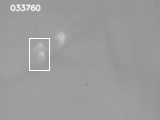
//> input picture data/examples/far_away.png, 160 x 120 px, given in place of 0.png, which was not available
$ ./main ../../../../data/examples/far_away.png   (built with g++ and OpenCV 4)
//> lines starting //> are read from the running program, lines starting //| are printed output that depends on the picture; pictures that were not available may be replaced by others from this repository, and a replacement may not be noted
#include <opencv2/core/core.hpp>
#include <opencv2/highgui/highgui.hpp>
#include <opencv2/opencv.hpp>

#include <iostream>
#include <string>
#include <stdio.h>
#include <time.h>
#include <sstream>
#include <fstream>
#include <algorithm>
#include <thread>
#include <iomanip>
#include <fstream>
#include <assert.h>
#include <vector>

using namespace cv;
using namespace std;

//#define video
#define IMAGEWIDTH 80
#define IMAGEHEIGHT 60
int frameNumber = 0;
int startFrameNumber = 0;
int endFrameNumber = 200000;

Mat img;

std::string ZeroPadNumber(int num)
{
    std::ostringstream ss;
    ss << std::setw( 0 ) << std::setfill( '0' ) << num;
    return ss.str();
}

string getParentPath(const string& s) {

   char sep = '/';

   size_t i = s.rfind(sep, s.length());
   if (i != string::npos) {
      return(s.substr(0, i));
   }

   return("");
}

int main( int argc, char** argv )
{
	std::string initialPath = argv[1];
    std::cout << "The initial path is \"" << initialPath << "\"\n";

    while(1) {
        std::string imageFileName = ZeroPadNumber(startFrameNumber) + ".png";
        //std::string imageFileName = "frame_" + ZeroPadNumber(startFrameNumber) + ".png";
	    std::string imageFilePath = initialPath + "/" + imageFileName;
        cout << imageFilePath << std::endl;
	    Mat img = imread(imageFilePath,-1);
//> img is the input picture: 120 rows x 160 cols, CV_8UC1; min 143, max 255, mean 156.5
//> `flip(img, img, 1);`:
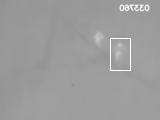
//> img: 120 rows x 160 cols, CV_8UC1; min 143, max 255, mean 156.5
//> the key 'p' is pressed
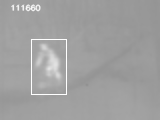
//> input picture data/examples/good_det.png, 160 x 120 px, given in place of 1.png, which was not available
//> img is the input picture: 120 rows x 160 cols, CV_8UC1; min 145, max 255, mean 160.1
	    if (img.empty() || startFrameNumber > endFrameNumber)
		{

		    cout << "the end.." << endl;
			break;
		}

		flip(img, img, 1);
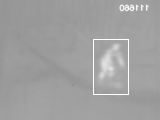
//> img: 120 rows x 160 cols, CV_8UC1; min 145, max 255, mean 160.1

		std::string newImageFileName = "frame_" + ZeroPadNumber(frameNumber) + ".png";
		std::string imageWritePath = getParentPath(initialPath) + "/" + "fliped/" + newImageFileName;
		//cout << imageWritePath;

    	imwrite(imageWritePath, img);


	    int k = cv::waitKey(10);
//> the 'q' key is pressed
	    if (k=='q') {

	      break;
	    }
	    if(k=='s') {
	      //imwrite("imgBGR.png", imgBGR);
	      //PointCloud.createCompletePointCloud(imgBGR);
	    }
	    if(k=='p') {
	      cv::waitKey();
	    }
	    startFrameNumber++;
	    frameNumber++;
	}
    return 0;
}
